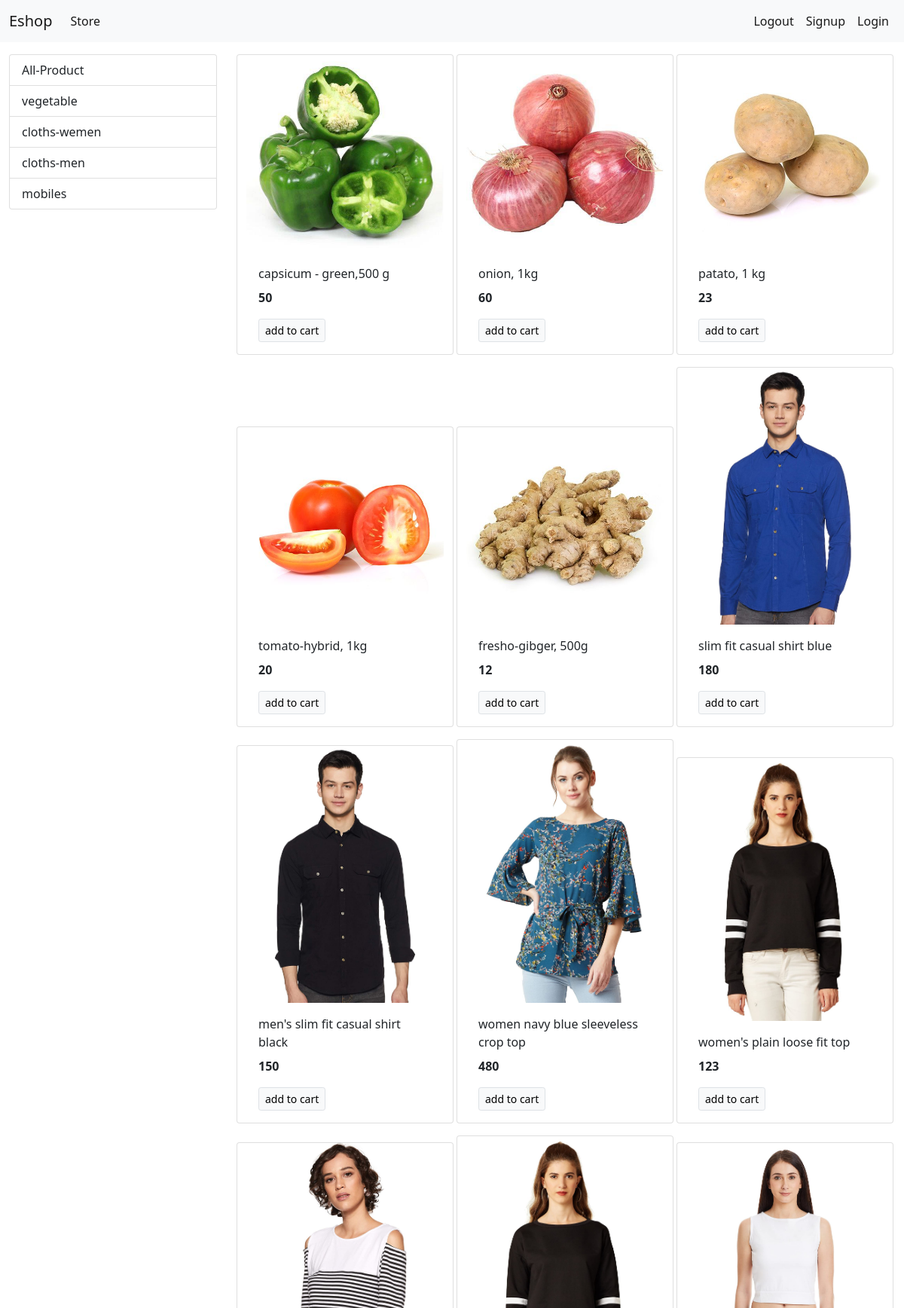
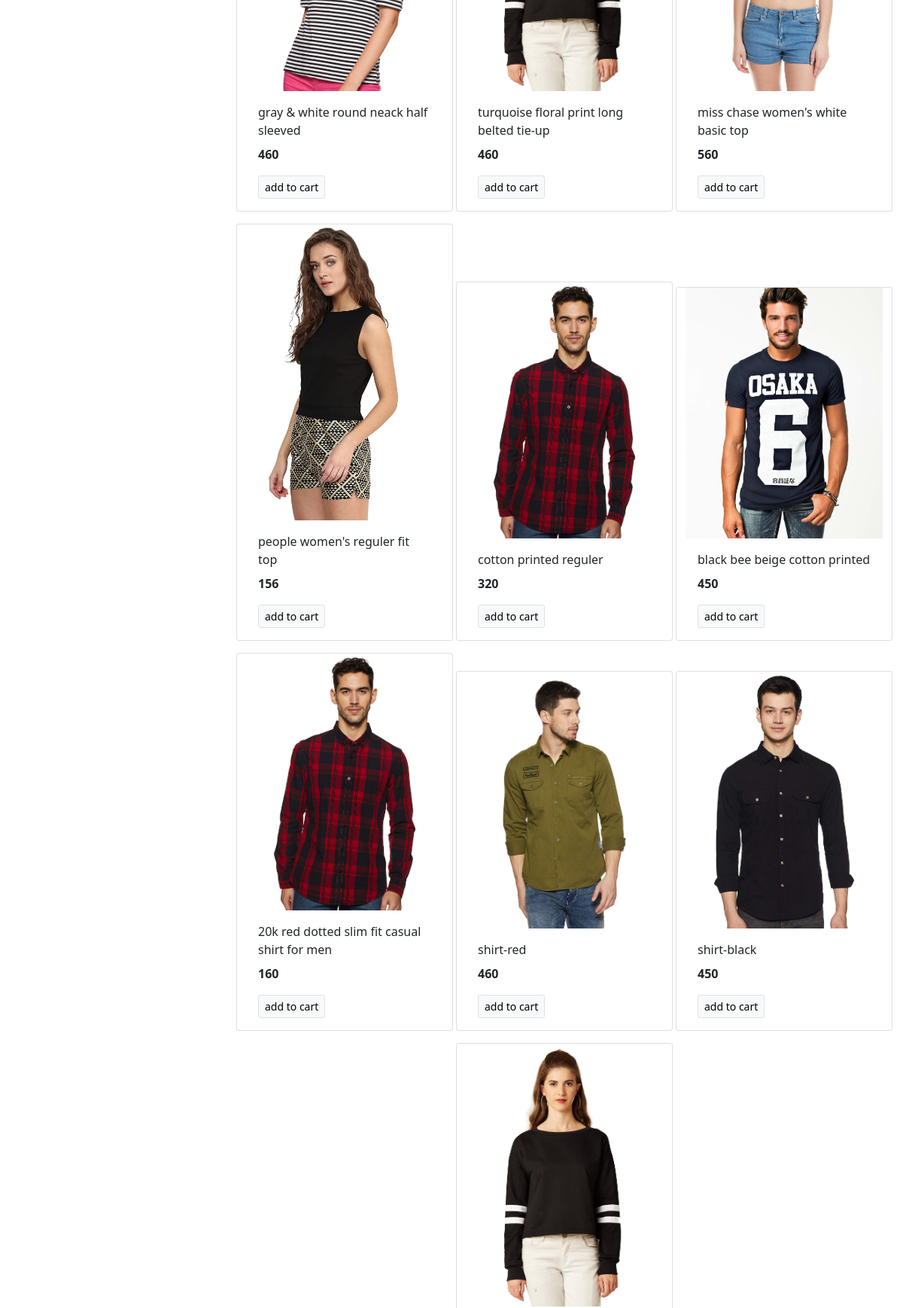
The page / (upper part) on the database its author committed (2 pictures, top to bottom).
### store/models/category.py (models this page shows, shortened)
class Catagory(models.Model):
    name = models.CharField(max_length=20)
    @staticmethod
    def get_all_categories():
        return Catagory.objects.all()

### store/models/product.py (models this page shows, shortened)
class Product(models.Model):
    name = models.CharField(max_length=50)
    price = models.IntegerField(default=0)
    category = models.ForeignKey(Catagory, on_delete=models.CASCADE, default=1)
    description = models.CharField(max_length=200, default='', null=True, blank=True)
    image = models.ImageField(upload_to='uploads/products/')
    @staticmethod
    def get_all_products():
        return Product.objects.all()

### store/views/home.py (the view)
# urls.py: path('', home.Index.as_view(), name='homepage'),
class Index(View):
    def get(self, request):
        products = None
        categories = Catagory.get_all_categories();
        categoryID = request.GET.get('category')
        if categoryID:
            products = Product.get_all_products_by_categoryid(categoryID)
        else:
            products = Product.get_all_products();
        data = {}
        data['products'] = products
        data['categories'] = categories
        return render(request, 'index.html', data)

### store/templates/index.html
{% extends 'base.html' %}
{% block content %}
<div class="container-fluid mt-3">
    <div class="row">
        <div class="col-lg-3">
            <div class="list-group">
                <a class="list-group-item list-group-item-action " href="/">All-Product</a>
                {% for category in categories %}
                <a class="list-group-item list-group-item-action "
                   href="/?category={{category.id}}">{{category.name}}</a>
                {% endfor %}
            </div>
        </div>
        <div class="col-lg-9 mx-auto" id="product">
            <div class="row mx-auto">
                {% for product in products %}
                <div class="card m-auto mb-3" style="width: 18rem;">
                    <img alt="IMGAE" class="card-img-top" src={{product.image.url}}>
                    <div class="card-body">
                        <p class="card-title">{{product.name}}</p>
                        <p class="card-text"><b>{{product.price}}</b></p>
                        <a class="btn btn-light border btn-sm" href="#">add to cart</a>
                    </div>
                </div>
                {% endfor %}
            </div>
        </div>
    </div>
</div>
{% endblock %}

### store/templates/base.html (shortened to what this page needs)
<!doctype html>
<html lang="en">
<head>
  <link href="https://cdn.jsdelivr.net/npm/bootstrap@5.0.0-beta2/dist/css/bootstrap.min.css" rel="stylesheet"
>
</head>
<body>
  <nav class="navbar navbar-expand-lg navbar-light bg-light">
    <div class="container-fluid">
      <a class="navbar-brand" href="#">Eshop</a>
      <div class="collapse navbar-collapse" id="navbarSupportedContent">
        <ul class="navbar-nav mr-auto ">
          <li class="nav-item">
            <a class="nav-link active" aria-current="page" href="#">Store</a>
          </li>
        </ul>
        <ul class="navbar-nav ms-auto mb-2 mb-lg-0">
          <li class="nav-item">
            <a class="nav-link active" aria-current="page" href="#">Logout</a>
          </li>
          <li class="nav-item">
            <a class="nav-link active" aria-current="page" href="/signup">Signup</a>
          </li>
          <li class="nav-item">
            <a class="nav-link active" aria-current="page" href="/login">Login</a>
          </li>
        </ul>
      </div>
    </div>
  </nav>
  {% block content %}{% endblock  %}
</body>
</html>

### rows shown on the page
Catagory: name "vegetable"
Catagory: name "cloths-wemen"
Catagory: name "cloths-men"
Catagory: name "mobiles"
Product: image (picture), name "capsicum - green,500 g", price "50"
Product: image (picture), name "onion, 1kg", price "60"
Product: image (picture), name "patato, 1 kg", price "23"
Product: image (picture), name "tomato-hybrid, 1kg", price "20"
Product: image (picture), name "fresho-gibger, 500g", price "12"
Product: image (picture), name "slim fit casual shirt blue", price "180"
Product: image (picture), name "men's slim fit casual shirt black", price "150"
Product: image (picture), name "women navy blue sleeveless crop top", price "480"
Product: image (picture), name "women's plain loose fit top", price "123"
Product: image (picture), name "gray & white round neack half sleeved", price "460"
Product: image (picture), name "turquoise floral print long belted tie-up", price "460"
Product: image (picture), name "miss chase women's white basic top", price "560"
Product: image (picture), name "people women's reguler fit top", price "156"
Product: image (picture), name "cotton printed reguler", price "320"
Product: image (picture), name "black bee beige cotton printed", price "450"
Product: image (picture), name "20k red dotted slim fit casual shirt for men", price "160"
Product: image (picture), name "shirt-red", price "460"
Product: image (picture), name "shirt-black", price "450"
Product: image (picture)
